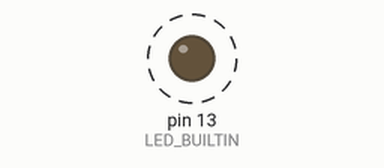
Recording of a sketch running on a simulated Arduino Uno, built with avr-gcc and run on an emulated ATmega328P. On the bench: output pins drawn as LEDs (lit = HIGH). Dashed ring = blinking.

Above: at 0.5 s.
Timing chart, 0 to 4.6 s (numbered marks = the images above):
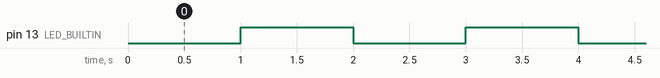

The sketch:

sketch_01.ino
```cpp
int previousLEDState = LOW;

int interval = 1000;
unsigned long lastTime = 0;

void setup() {
  pinMode(LED_BUILTIN, OUTPUT);
}

void loop() {
  unsigned long currentTime = millis();

  if ((currentTime - lastTime) >= interval) {
    lastTime = currentTime;

    if (previousLEDState == LOW) {
      digitalWrite(LED_BUILTIN, HIGH);
      previousLEDState = HIGH;
    } else {
      digitalWrite(LED_BUILTIN, LOW);
      previousLEDState = LOW;
    }
  }
}
```

Measured:
- by itself, pin 13 (LED_BUILTIN): alternates HIGH for 1.0 s and LOW for 1.0 s
